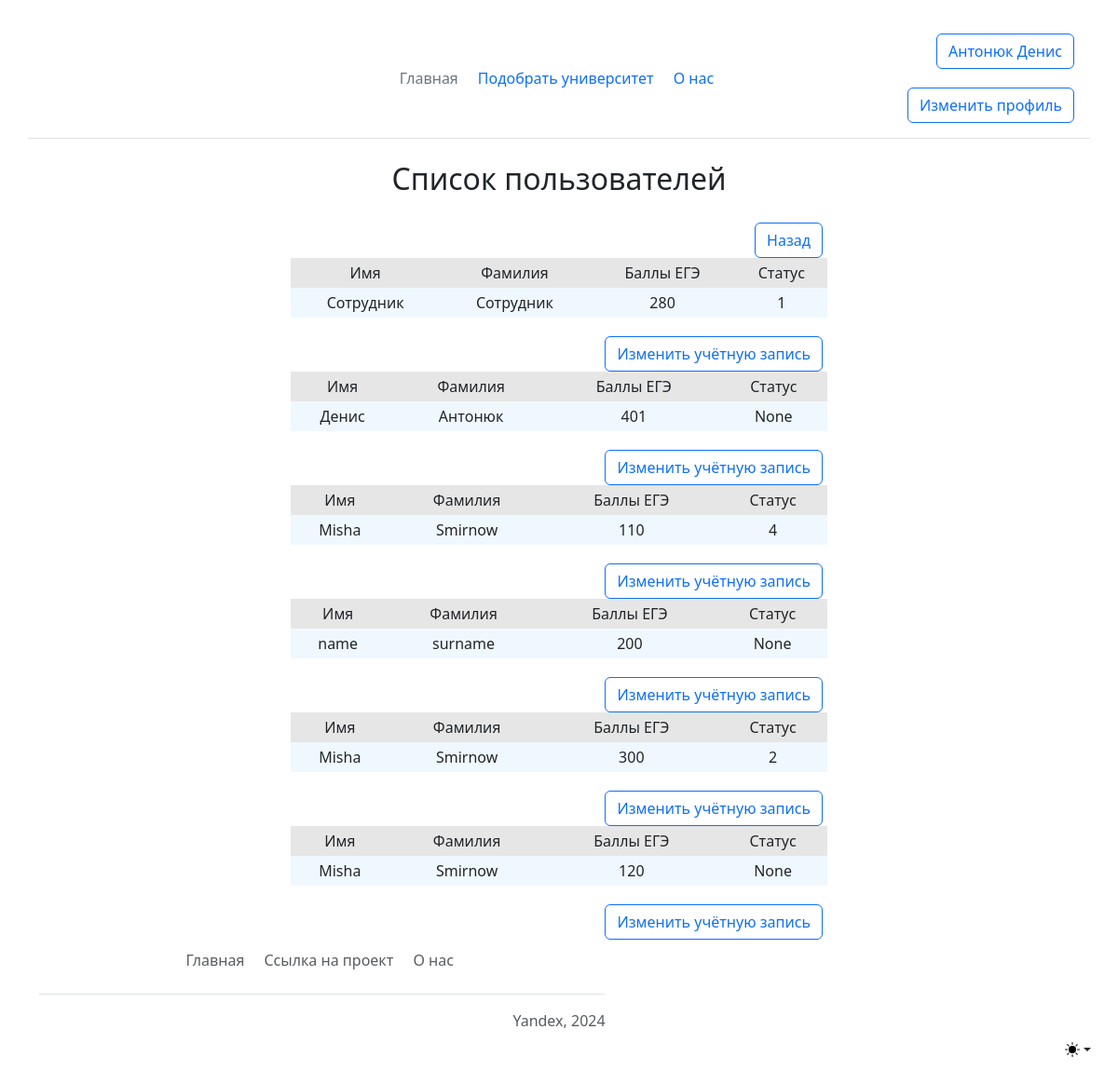
Before: /users_list (signed in) with the older database file.
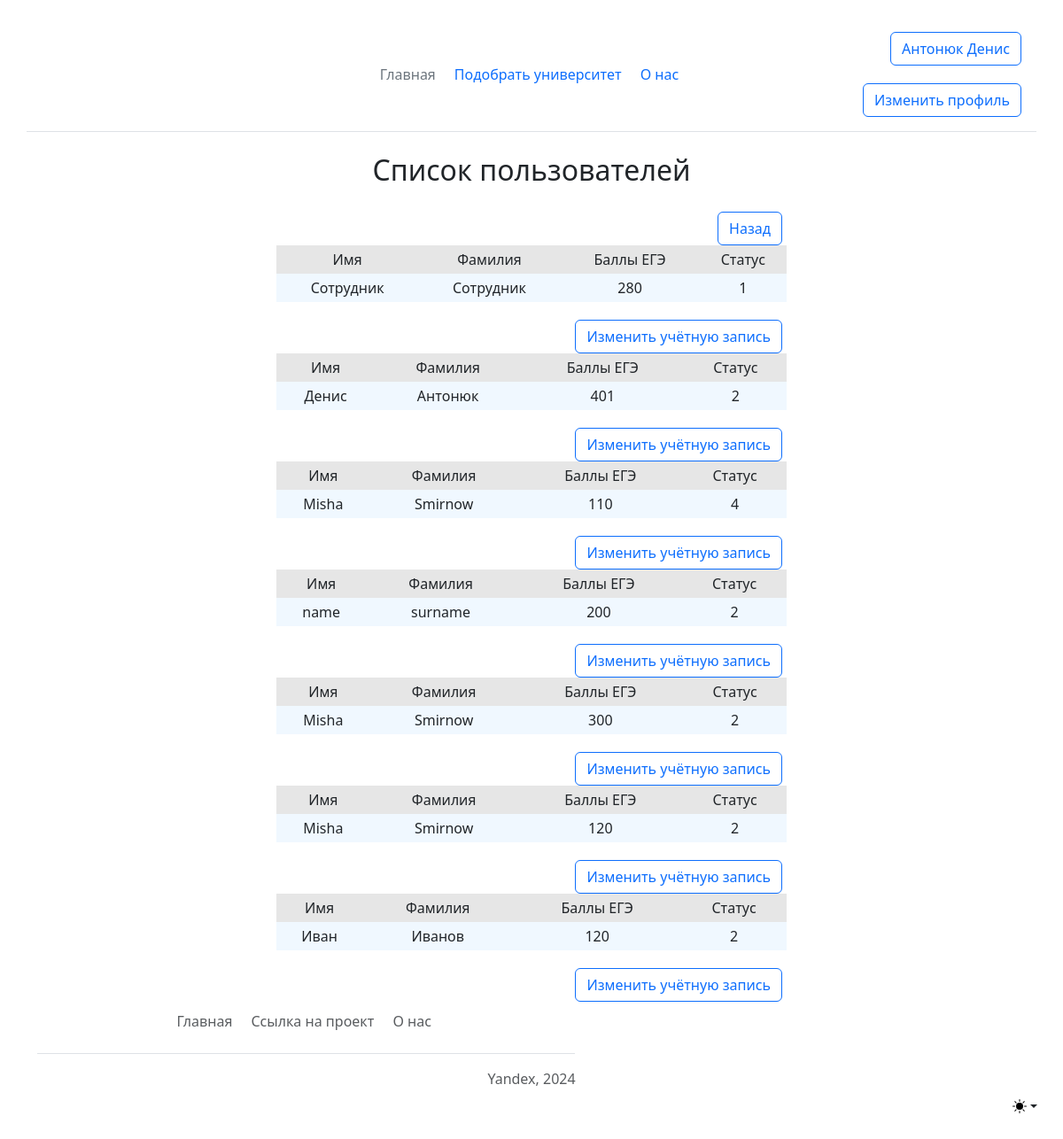
After: the same page with the newer database file.
### data/users.py (models this page shows, shortened)
class User(SqlAlchemyBase, UserMixin, SerializerMixin):
    __tablename__ = 'users'
    id = sqlalchemy.Column(sqlalchemy.Integer,
                           primary_key=True, autoincrement=True)
    surname = sqlalchemy.Column(sqlalchemy.String, nullable=True)
    name = sqlalchemy.Column(sqlalchemy.String, nullable=True)
    email = sqlalchemy.Column(sqlalchemy.String,
                              index=True, unique=True, nullable=True)
    hashed_password = sqlalchemy.Column(sqlalchemy.String, nullable=True)
    modified_date = sqlalchemy.Column(sqlalchemy.DateTime,
                                      default=datetime.datetime.now)
    address = sqlalchemy.Column(sqlalchemy.String, nullable=True)
    min_ege_score = sqlalchemy.Column(sqlalchemy.Integer, nullable=True)
    type = sqlalchemy.Column(sqlalchemy.Integer, nullable=True)

### main.py (the view)
@app.route('/users_list', methods=['GET', 'POST'])
@login_required
def users_list():
    users = db_sess.query(User).all()
    type = db_sess.query(Type).all()
    return render_template('users.html', title='Журнал факультетов', users=users, type=type)

### data/db_session.py (called while the page is built)
def create_session() -> Session:
    global __factory
    return __factory()

### main.py (called while the page is built)
@login_manager.user_loader
def load_user(user_id: int):
    db_sess = db_session.create_session()
    return db_sess.query(User).get(user_id)

### templates/users.html (shortened to what this page needs)
{% extends 'base.html' %}
{% block content %}
    <div class="dropdown position-fixed bottom-0 end-0 mb-3 me-3 bd-mode-toggle">
      <button class="btn btn-bd-primary py-2 dropdown-toggle d-flex align-items-center" id="bd-theme" type="button" aria-expanded="false" data-bs-toggle="dropdown" aria-label="Toggle theme (light)">
        <svg class="bi my-1 theme-icon-active" width="1em" height="1em"><use href="#sun-fill"></use></svg>
      </button>
    </div>
<main class="container form-signin w-50 m-auto">
    <h2 align="center">Список пользователей</h2>
    <a class="btn btn-outline-primary" href="http://localhost:5000/">Назад</a>
    {% for user in users %}
        <table class="tbl">
            <tr class="mn">
                <td>Имя</td>
                <td>Фамилия</td>
                <td>Баллы ЕГЭ</td>
                <td>Статус</td>
            </tr>
            <tr>
                <td>{{ user.name }}</td>
                <td>{{ user.surname }}</td>
                <td>{{ user.min_ege_score }}</td>
                <td>{{ user.type }}</td>
            </tr>
        </table>
    <a class="btn btn-outline-primary" href="http://localhost:5000/user/{{ user.id }}">Изменить учётную запись</a>
    {% endfor %}
</main>
{% endblock %}

### templates/base.html (shortened to what this page needs)
<!DOCTYPE html>
<html lang="ru">
<head>
    <link rel="stylesheet" href="css/style.css">
    <link rel="stylesheet" href="{{url_for('static', filename='css/main.css') }}">
    <link rel="stylesheet" href="https://cdn.jsdelivr.net/npm/bootstrap@5.3.2/dist/css/bootstrap.min.css"
>
</head>
<body>
    <header class="container d-flex flex-wrap align-items-center justify-content-center justify-content-md-between py-3 mb-4 border-bottom">
    <div class="col-md-3 mb-2 mb-md-0">
        <a href="/" class="d-inline-flex link-body-emphasis text-decoration-none">
            <svg class="bi" width="40" height="32" role="img" aria-label="Bootstrap">
                <use xlink:href="#bootstrap"></use>
            </svg>
        </a>
    </div>
    <ul class="nav col-12 col-md-auto mb-2 justify-content-center mb-md-0">
        <li><a href="/home" class="nav-link px-2 link-secondary">Главная</a></li>
        <li><a href="/select_universities" class="nav-link px-2">Подобрать университет</a></li>
        <li><a href="/about" class="nav-link px-2">О нас</a></li>
    </ul>
    <div class="col-md-3 text-end">
            {% if current_user.is_authenticated %}
                <a class="btn btn-outline-primary" href="/logout">{{ current_user.surname }} {{ current_user.name }}</a>
                <a class="btn btn-outline-primary" href="/user/{{ current_user.id }}">Изменить профиль</a>
            {% else %}
                <a href="/login" type="button" class="btn btn-outline-primary me-2">Войти</a>
                <a href="/register" type="button" class="btn btn-outline-primary me-2">Создать аккаунт</a>
            {% endif %}
    </div>
    </header>
    {% block content %}{% endblock %}
    <footer class="container py-3 my-4">
    <ul class="nav justify-content-center border-bottom pb-3 mb-3">
        <li class="nav-item"><a href="/home" class="nav-link px-2 text-body-secondary">Главная</a></li>
        <li class="nav-item"><a href="https://github.com/Mishgite/Choosing_institute"
                                class="nav-link px-2 text-body-secondary">Ссылка на проект</a></li>
        <li class="nav-item"><a href="/about" class="nav-link px-2 text-body-secondary">О нас</a></li>
    </ul>
    <p class="text-center text-body-secondary">Yandex, 2024</p>
    </footer>
</body>
</html>

### static/css/style.css (style rules this page uses)
tr.mn { text-align: center; background-color: #e6e6e6; }
.tbl { width: 100%; text-align: center; background-color: aliceblue; line-height: 30px; }
a { display: inline-block; float: right; margin-right: 5px; margin-top: 1.25em; }

Changed rows visible on the page:
changed User "Денис": type "None" → "2"
changed User "name": type "None" → "2"
changed User (number 6 of 7 on the later page): type "None" → "2"
added User: name "Иван", surname "Иванов", min_ege_score "120", type "2"
